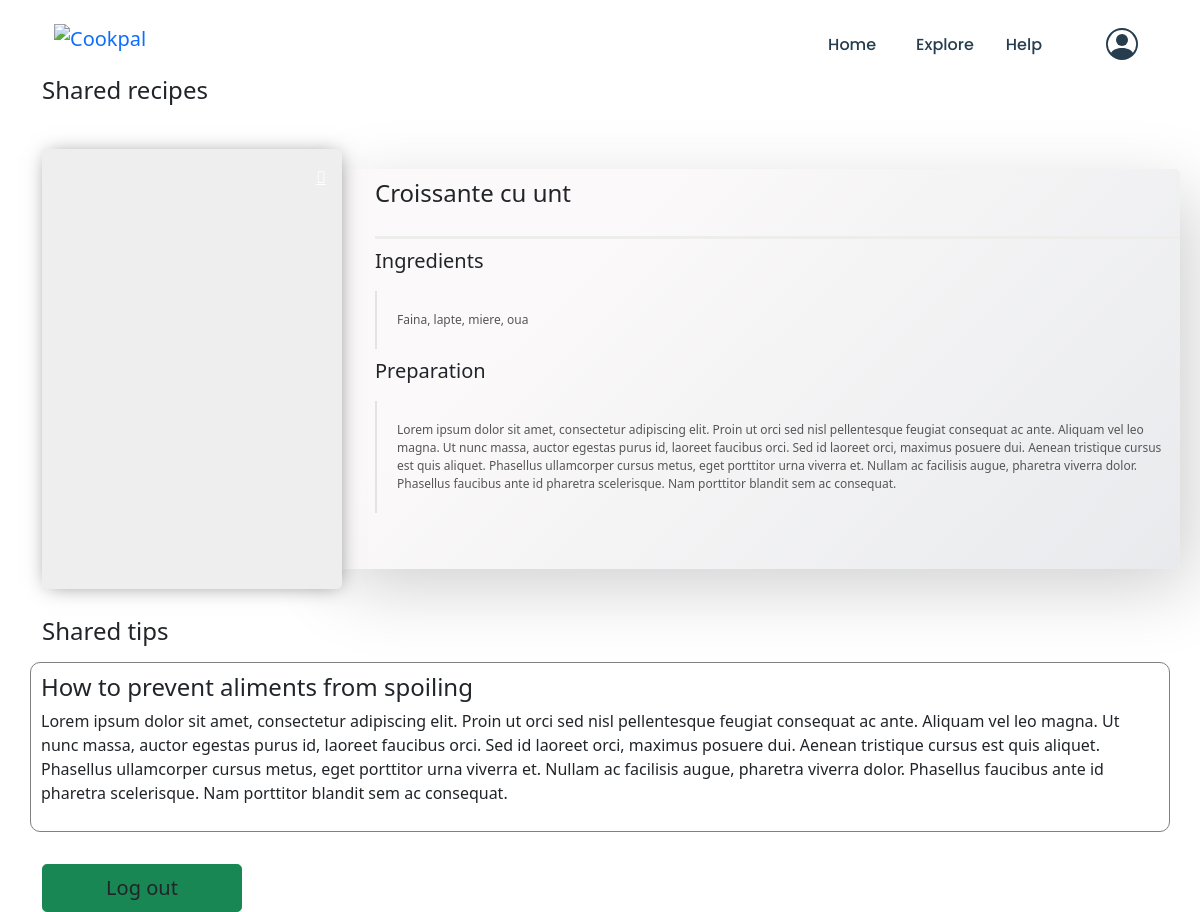
The app's page /account (signed in) with its own data.
### tables this page shows
CREATE TABLE 'recipes' (
'id' INTEGER PRIMARY KEY AUTOINCREMENT NOT NULL,
'user_id' INTEGER NOT NULL,
'title' TEXT NOT NULL,
'ingredients' TEXT NOT NULL,
'recipe' TEXT NOT NULL,
'image' TEXT NOT NULL,
'datetime' DATETIME NOT NULL,
FOREIGN KEY(user_id) REFERENCES users(id)
);

CREATE TABLE 'tips' (
'id' INTEGER PRIMARY KEY AUTOINCREMENT NOT NULL,
'user_id' INTEGER NOT NULL,
'title' TEXT NOT NULL,
'post' TEXT NOT NULL,
'time' DATE NOT NULL,
FOREIGN KEY(user_id) REFERENCES users(id)
);

### app.py (the view)
@app.route("/account")
@login_required
def account():
    recipes = db.execute(
        "SELECT * FROM recipes WHERE user_id = ?", session["user_id"])
    tips = db.execute(
        "SELECT * FROM tips WHERE user_id = ?", session["user_id"])
    return render_template("account.html", recipes=recipes, tips=tips)

### app.py (called while the page is built)
@app.after_request
def after_request(response):
    response.headers["Cache-Control"] = "no-cache, no-store, must-revalidate"
    response.headers["Expires"] = 0
    response.headers["Pragma"] = "no-cache"
    return response

### helpers.py (called while the page is built)
def login_required(f):
    @wraps(f)
    def decorated_function(*args, **kwargs):
        if session.get("user_id") is None:
            return redirect("/login")
        return f(*args, **kwargs)
    return decorated_function

### templates/account.html (shortened to what this page needs)
{% extends "layout.html" %} {% block style%}
<link href="/static/css/account.css" rel="stylesheet" />
{% endblock %} {% block title %} Account {% endblock %} {% block main%}
<div class="container recipes-container">
  <h4>Shared recipes</h4>
  {% for recipe in recipes %}
  <div class="row">
    <div class="cont_modal">
      <div class="cont_photo">
        <div class="cont_img_back">
        </div>
        <div class="cont_icon_right">
          <a href="#"> <i class="material-icons">&#xE8E7;</i></a>
        </div>
      </div>
      <div class="cont_text_ingredients">
        <div class="cont_over_hidden">
          <div class="cont_tabs">
            <h4>{{recipe['title']}}</h4>
          </div>
          <div class="cont_text_det_preparation">
            <div class="cont_title_preparation">
              <h5>Ingredients</h5>
            </div>
            <div class="cont_info_preparation">
              <p>{{recipe['ingredients']}}</p>
            </div>
            <div class="cont_title_preparation">
              <h5>Preparation</h5>
            </div>
            <div class="cont_info_preparation">
              <p>{{recipe['recipe']}}</p>
            </div>
          </div>
        </div>
      </div>
    </div>
  </div>
  {% endfor %}
</div>
<div class="container meal-container">
  <h4>Shared tips</h4>
  {% for tip in tips %}
  <div class="row row-tips">
    <div class="cont_tips">
      <h4>{{tip['title']}}</h4>
      <p>{{tip['post']}}</p>
    </div>
  </div>
  {% endfor %}
</div>
<div class="container button-container">
  <form action="/logout">
    <button
      type="submit"
      class="btn btn-success btn-block btn-lg gradient-custom-4 text-body"
    >
      Log out
    </button>
  </form>
</div>
{% endblock %}

### static/css/account.css (style rules this page uses)
.cont_modal { position: relative; max-width: 100%; max-height: 400px; }
.cont_photo { position: relative; width: 300px; height: 440px; overflow: hidden; background-color: #eee; border-radius: 5px; top: -20px; float: left; z-index: 2; -webkit-transition: all 0.5s; -o-transition: all 0.5s; transition: all 0.5s; transition: all 0.5s; box-shadow: 1px 1px 20px -5px rgba(0, 0, 0, 0.5); }
.cont_img_back { position: absolute; width: 100%; height: 100%; overflow: hidden; border-radius: 5px; }
.cont_text_ingredients { position: absolute; width: 75%; top: 0px; margin-left: 10px; height: 400px; float: left; border-radius: 5px; left: 285px; z-index: 1; box-shadow: 15px 20px 70px -5px rgba(0, 0, 0, 0.2); background: rgb(251, 249, 249); background: -moz-linear-gradient( -45deg, rgba(251, 249, 249, 1) 28%, rgba(232, 234, 237, 1) 100% ); background: -webkit-linear-gradient( -45deg, rgba(251, 249, 249, 1) 28%, rgba(232, 234, 237, 1) 100% ); background: linear-gradient( 135deg, rgba(251, 249, 249, 1) 28%, rgba(232, 234, 237, 1) 100% ); -webkit-transition: all 0.5s; -o-transition: all 0.5s; transition: all 0.5s; transition-delay: 0.7s; -webkit-transition-delay: 0.7s; -o-transition-delay: 0.7s; transition-delay: 0.7s; }
.cont_icon_right { position: relative; float: right; margin-top: 16px; }
.cont_icon_right > a { margin: 16px; margin-top: 16px; color: #fff; }
.cont_tabs { position: relative; margin-left: 50px; margin-top: 10px; float: left; width: 100%; height: 60px; border-bottom: 3px solid #ededec; }
.cont_title_preparation { position: relative; float: left; margin: 10px 0px; width: 100%; }
.cont_info_preparation { position: relative; float: left; width: 100%; }
.cont_info_preparation > p { margin: 0px 0px; margin-left: 50px; border-left: 2px solid #e3e3e3; font-size: 12px; padding: 20px 0px; padding-left: 20px; text-align: left; padding-right: 15px; color: #565656; }
.cont_title_preparation > h5 { margin-left: 50px; }
.cont_over_hidden { position: relative; float: left; width: 100%; height: 400px; overflow: hidden; }
.cont_text_det_preparation { position: relative; width: 100%; }
.row { margin-top: 4rem; }
.meal-container { margin-top: 3rem; }
.cont_tips { position: relative; max-width: 100%; height: 20%; border: 1px gray solid; border-radius: 10px; padding: 10px; }
.row-tips { margin-top: 1rem; }
.button-container { margin-top: 2rem; }
.btn-lg { width: 200px; }

### records on screen
recipes: title "Croissante cu unt", ingredients "Faina, lapte, miere, oua", recipe "Lorem ipsum dolor sit amet, consectetur adipiscing elit. Proin ut orci sed nisl pellentesque feugiat consequat ac ante. Aliquam vel leo magna. Ut nunc massa, auctor egestas purus id, laoreet faucibus orci. Sed id laoreet orci, maximus posuere dui. Aenean tristique cursus est quis aliquet. Phasellus ullamcorper cursus metus, eget porttitor urna viverra et. Nullam ac facilisis augue, pharetra viverra dolor. Phasellus faucibus ante id pharetra scelerisque. Nam porttitor blandit sem ac consequat."
tips: title "How to prevent aliments from spoiling", post "Lorem ipsum dolor sit amet, consectetur adipiscing elit. Proin ut orci sed nisl pellentesque feugiat consequat ac ante. Aliquam vel leo magna. Ut nunc massa, auctor egestas purus id, laoreet faucibus orci. Sed id laoreet orci, maximus posuere dui. Aenean tristique cursus est quis aliquet. Phasellus ullamcorper cursus metus, eget porttitor urna viverra et. Nullam ac facilisis augue, pharetra viverra dolor. Phasellus faucibus ante id pharetra scelerisque. Nam porttitor blandit sem ac consequat."
